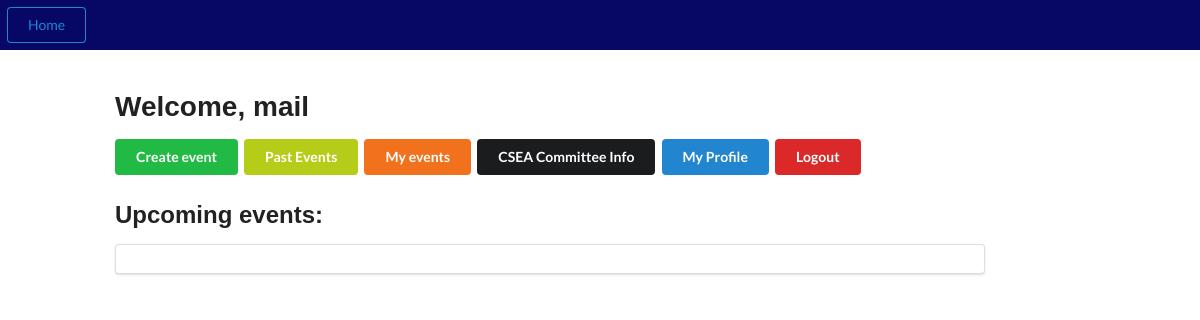
/home/ (signed in), run on an earlier commit of the app's database.
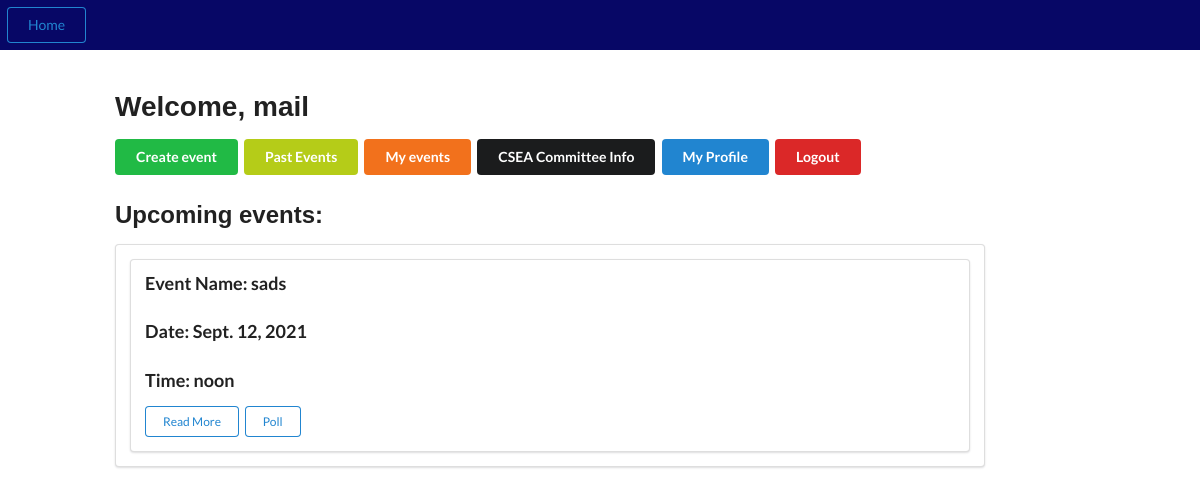
And on a later commit of the database.
### events/models.py (models this page shows, shortened)
class Event(models.Model):
    name = models.CharField(max_length=300)
    event_id = models.UUIDField(primary_key=True, default=uuid.uuid4, help_text='Unique ID for this particular event', blank=True)
    fee = models.PositiveIntegerField()
    capacity  = models.PositiveIntegerField()
    target_audience = models.CharField(max_length=300)
    date = models.DateField(null = False, blank = False)
    time = models.TimeField(auto_now=False, auto_now_add=False, blank=True, null=True)
    summary = models.TextField(blank=True, null=True)
    faq = models.TextField(blank=True, null=True)
    tags = models.CharField(max_length=300, help_text=' (Press Ctrl to select multiple)')
    organisors = models.CharField(max_length=300)
    contact_info = models.CharField(max_length=300)
    venue = models.CharField(max_length=50, choices=(('L1','Lecture Hall 1'),('L2','Lecture Hall 2'),('L1','Lecture Hall 3'),('L1','Lecture Hall 4'),('Audi','Auditorium')),default='Audi')
    invitees_btech = models.ManyToManyField(Btech, help_text=' (Press Ctrl to select multiple)', blank=True)
    invitees_mtech = models.ManyToManyField(Mtech, help_text=' (Press Ctrl to select multiple)', blank=True)
    invitees_phd = models.ManyToManyField(PhD, blank=True)
    comment_for_admin = models.CharField(max_length=300)
    approval = models.CharField(max_length=50, choices = (('Appr','Approved'),('Pend','Pending'),('Decl','Declined')), default='Pend')
    requestor = models.CharField(max_length=100, blank=True)
    curr_audience = models.IntegerField(blank=True, null=True)
    image_string = models.TextField(blank=True, default= "None")
    faq_question_1 = models.CharField(max_length=500,blank=True)
    faq_question_2 = models.CharField(max_length=500,blank=True)
    faq_question_3 = models.CharField(max_length=500,blank=True)
    faq_question_4 = models.CharField(max_length=500,blank=True)
    faq_question_5 = models.CharField(max_length=500,blank=True)
    faq_answer_1 = models.CharField(max_length=500,blank=True)
    faq_answer_2 = models.CharField(max_length=500,blank=True)
    faq_answer_3 = models.CharField(max_length=500,blank=True)
    faq_answer_4 = models.CharField(max_length=500,blank=True)
    faq_answer_5 = models.CharField(max_length=500,blank=True)

### events/views.py (the view)
# urls.py: path('home/',views.home_page, name='home_page'),
@login_required(login_url='loginPage')
def home_page(request):
    events=Event.objects.filter(date__gte=date.today()).order_by('-date')
    return render(request, 'home.html', {'display_id':str(request.user), 'events':events})

### templates/home.html (shortened to what this page needs)
{%extends 'base.html'%}
{% block content%}
    <div class='col-sm-1'></div>
    <div class='col-md-9 '>
        <div style='padding-top:15px'></div>
            <h1 style='font-family: Arial, Helvetica, sans-serif'> Welcome, {{display_id}}</h1>
            <a href='{% url "create_event" %}' class='ui positive button'>Create event </a>
            <a href='{% url "past" %}' class='ui olive button'>Past Events</a>
            <a href='{% url "my_events" %}' class='ui  orange button '>My events</a>
            <a href='#' class='ui yellow secondary   button'>CSEA Committee Info</a>
            <a href='{% url "profile" %}' class='ui primary button'>My Profile</a>
            <a href='{% url "logout" %}' class='ui negative button'>Logout</a>
            <h2 style='font-family: Arial, Helvetica, sans-serif'>Upcoming events: </h2>
            <div class='ui segment'>
                {% for i in events%}
                <div class='ui segment'>
                    <h3 class='ui header'>Event Name: {{ i.name}}</h3>
                    <h3 class='ui header'>Date: {{ i.date}}</h3>
                    <h3 class='ui header'>Time: {{i.time}}</h3>
                    <a href="{% url 'polling' i.event_id %}"class='ui tiny primary basic button'>Read More</a>
                    <a href="{% url 'poll_count' i.event_id %}" class='ui tiny primary basic button'>Poll</a>
                </div>
                {% endfor%}
            </div>
    </div>
{%endblock%}

What changed in the data, as far as the page shows it:
added Event: name "sads", date "Sept. 12, 2021", time "noon"
